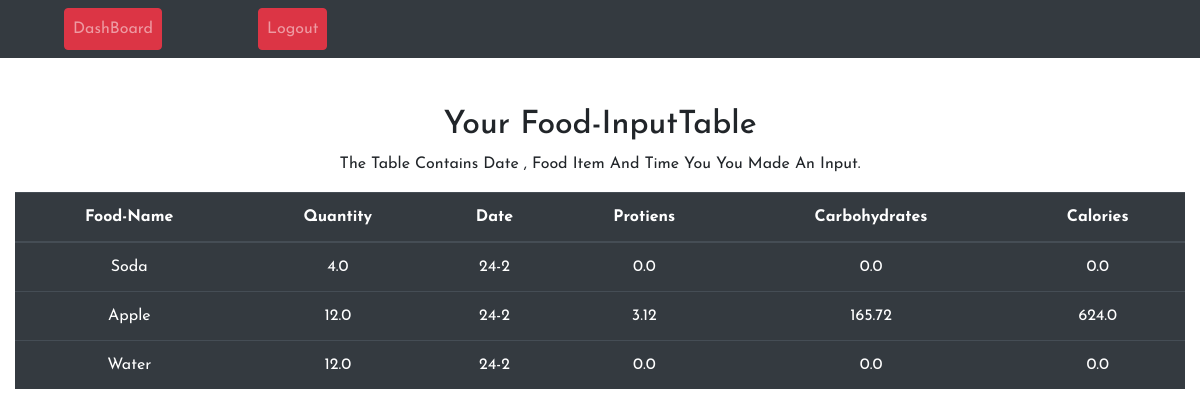
The app's page /display (signed in) with its own data.
### hackathon/Untitled.py (models this page shows, shortened)
class Food(db.Model):
    id= db.Column(db.Integer,primary_key=True)
    food_name= db.Column(db.String(20),unique = False, nullable= False)
    user_id = db.Column(db.Integer, db.ForeignKey('user.id'), nullable=False)
    food_date = db.Column(db.Date, nullable=False,default=date.today())
    quantity = db.Column(db.Float, nullable=False, default =1)
    protien = db.Column(db.Float, nullable = False,default =0)
    calorie = db.Column(db.Float, nullable = False,default =0)
    carb = db.Column(db.Float, nullable = False,default =0)

### hackathon/Untitled.py (the view)
@app.route("/display",methods =["GET"])
def display():
    user = current_user
    foods = Food.query.filter_by(user_id=user.id).all()
    return render_template("display.html",user=user,foods=foods)

### hackathon/Untitled.py (called while the page is built)
@login_manager.user_loader
def load_user(user_id):
    return User.query.get(int(user_id))

### hackathon/templates/display.html (shortened to what this page needs)
<!DOCTYPE html>
<html>
<head>
			  <link rel="stylesheet" href="https://maxcdn.bootstrapcdn.com/bootstrap/4.4.1/css/bootstrap.min.css">
</head>
<body>
				<div>
				<nav class="navbar navbar-expand-sm bg-dark navbar-dark text-capitalize ">
				  <ul class="navbar-nav ">
				    <li class="nav-item">
				      <a class="nav-link btn btn-danger mx-5" href="{{url_for('dash')}}">DashBoard</a>
				    </li>
                       <li class="nav-item">
				      <a class="nav-link btn btn-danger mx-5" href="{{url_for('logout')}}">Logout</a>
				    </li>
				  </ul>
				</nav>
				</div>
				<section>
					<div class="container-fluid text-capitalize text-center pt-5">
						  <h2>Your food-inputTable</h2>
						  <p>The table contains date , food item and time you you made an input.</p>
						  <table class="table table-dark table-hover">
						    <thead>
						      <tr>
						        <th>Food-Name</th>
						        <th>Quantity</th>
						        <th>Date</th>
						        <th>Protiens</th>
                                <th>Carbohydrates</th>
                                <th>Calories</th>
						      </tr>
						    </thead>
						    <tbody>
                                {% for food in foods %}
                              <tr>
                                <td>{{food.food_name}}</td>
                                <td>{{food.quantity}}</td>
                                <td>{{food.food_date.day}}-{{food.food_date.month}}</td>
                                  <td>{{food.protien}}</td>
                                  <td>{{food.carb}}</td>
                                   <td>{{food.calorie}}</td>
                                  </tr>
                                {% endfor %}
						    </tbody>
						  </table>
						</div>
				</section>
</body>
</html>

### hackathon/templates/display.html (style rules this page uses)
* { margin: 0 ; padding: 0; font-family: 'Josefin Sans',sans-serif ; }

### records on screen
Food: food_name "Soda", quantity "4.0", food_date.day "24", food_date.month "2", protien "0.0", carb "0.0", calorie "0.0"
Food: food_name "Apple", quantity "12.0", food_date.day "24", food_date.month "2", protien "3.12", carb "165.72", calorie "624.0"
Food: food_name "Water", quantity "12.0", food_date.day "24", food_date.month "2", protien "0.0", carb "0.0", calorie "0.0"
